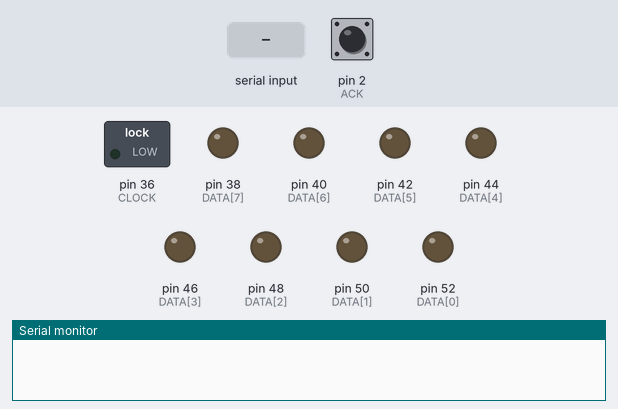
A sketch run on a simulated Arduino Mega 2560, built with avr-gcc and run on an emulated ATmega2560. Shown: switched loads named in the sketch (green lamp = pin HIGH), output pins drawn as LEDs (lit = HIGH), the last lines printed to the serial monitor. The test bench sets the inputs (shaded band); at power-on: pin 2 (ACK) HIGH.

Above: at 2.2 s.
2.3 s: "e\n" received over Serial
At 3.0 s:
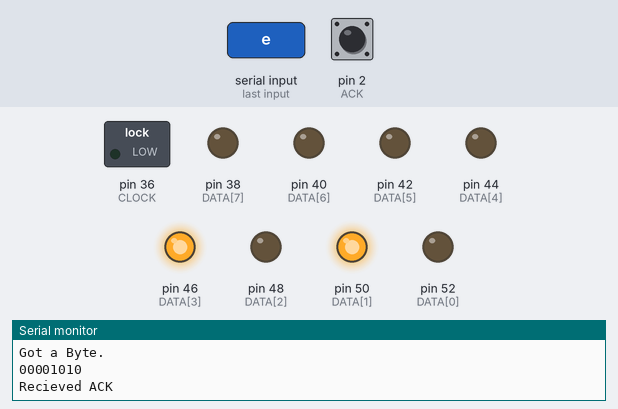
3.8 s: byte 110 (110) received over Serial
At 4.1 s:
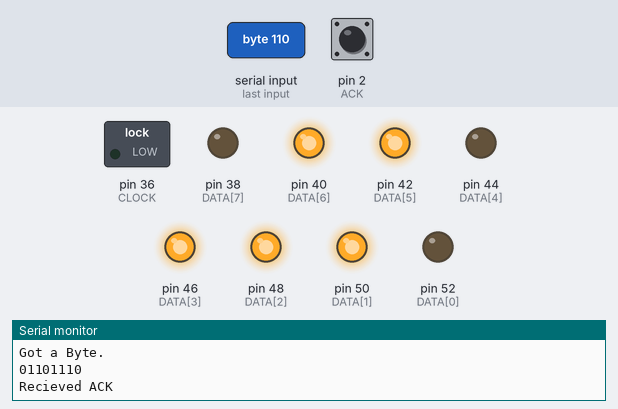
5.3 s: byte 90 (90) received over Serial
At 6.4 s:
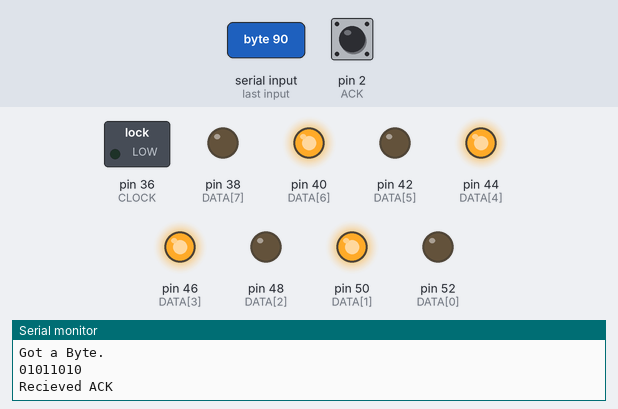
6.8 s: byte 116 (116) received over Serial
At 7.5 s:
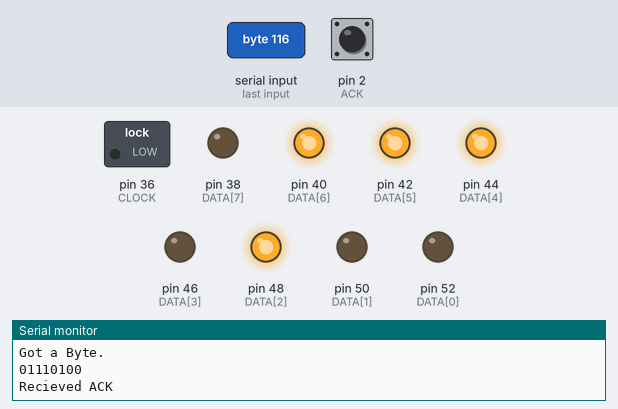
8.3 s: byte 114 (114) received over Serial
At 8.7 s:
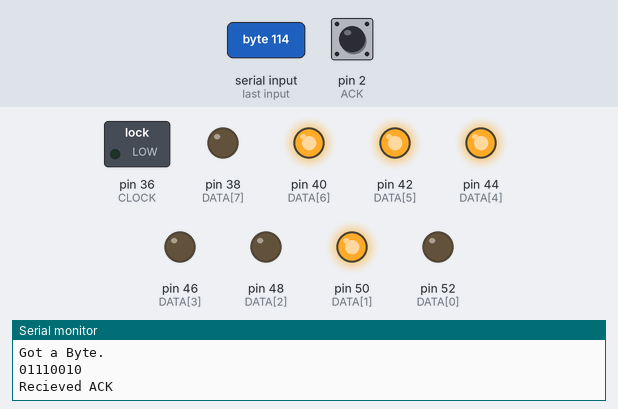
9.8 s: byte 101 (101) received over Serial
At 11.0 s:
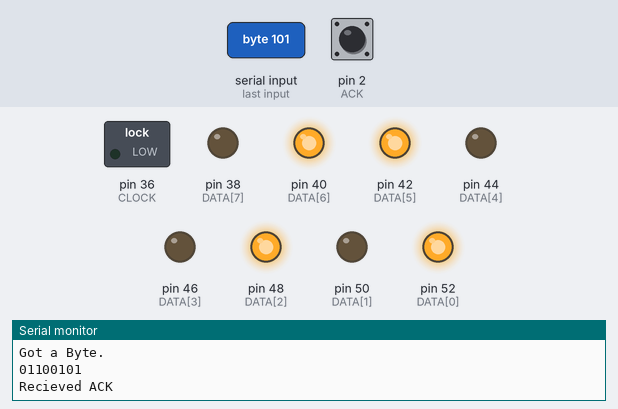
Timing chart, 0 to 12.3 s (numbered marks = the images above; inputs shaded):
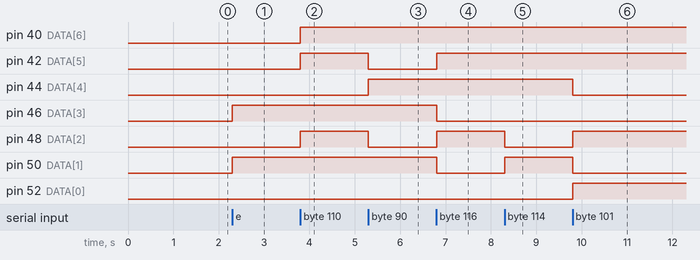

The sketch:

testvidcard.ino
```cpp
int DATA[] = {52,50,48,46,44,42,40,38};
int CLOCK = 36;
int ACK = 2;

int ready = 0;
int escape = 0;

void sendByte(char c) {

  for (int i = 7; i >= 0; --i) {
        unsigned char bit = (c >> i) & 1;
        Serial.print(bit);
        if (bit == 1) {
          digitalWrite(DATA[i], HIGH);
        } else {
          digitalWrite(DATA[i], LOW);
        }
    }
    Serial.print("\n");
    //delay(10);
    digitalWrite(CLOCK, HIGH);
    ready = 1;
}

void sendCode(unsigned char b) {
  switch (b) {
    // e
    case 101:
      //escape
      sendByte(27);
      break;
    // n
    case 110:
      //newline/linefeed
      sendByte(10);
      break;
    // b
    case 90:
      //backspace
      sendByte(8);
      break;
    //t
    case 116:
      //tab
      sendByte(9);
      break;
    //r
    case 114:
      //carriage return
      sendByte(13);
      break;
  }
}

void resetClock() {
  Serial.print("Recieved ACK\n");
  ready = 0;
  digitalWrite(CLOCK, LOW);
}

void setup() {
  for (int i=0; i < 8; i++) {
    pinMode(DATA[i], OUTPUT);
  }
  pinMode(CLOCK,OUTPUT);
  pinMode(ACK,INPUT_PULLUP);
  Serial.begin(115200);
  delay(1000);
}

void loop() {
  if(ready == 0) {
    if (Serial.available() > 0) {
      Serial.print("Got a Byte.\n");
      unsigned char b = Serial.read();
      if (b == 92) {
        Serial.print("Escape code detected.\n");
        escape = 1;
      } else if (escape == 1) {
        escape = 0;
        sendCode(b);
      } else {
        sendByte(b);
      }
    }
  } else {
    if (digitalRead(ACK) == HIGH) {
      resetClock();
    } else {
      Serial.print("Not ready.\n");
    }
  }

}
```

Measured:
- after the input at 2.3 s, pin 46 (DATA[3]), pin 50 (DATA[1]): LOW → HIGH at once
- after the input at 3.8 s, pin 40 (DATA[6]), pin 42 (DATA[5]), pin 48 (DATA[2]): LOW → HIGH at once
- after the input at 5.3 s, pin 42 (DATA[5]), pin 48 (DATA[2]): HIGH → LOW at once; pin 44 (DATA[4]): LOW → HIGH at once
- after the input at 6.8 s, pin 42 (DATA[5]), pin 48 (DATA[2]): LOW → HIGH at once; pin 46 (DATA[3]), pin 50 (DATA[1]): HIGH → LOW at once
- after the input at 8.3 s, pin 48 (DATA[2]): HIGH → LOW at once; pin 50 (DATA[1]): LOW → HIGH at once
- after the input at 9.8 s, pin 44 (DATA[4]), pin 50 (DATA[1]): HIGH → LOW at once; pin 48 (DATA[2]), pin 52 (DATA[0]): LOW → HIGH at once
